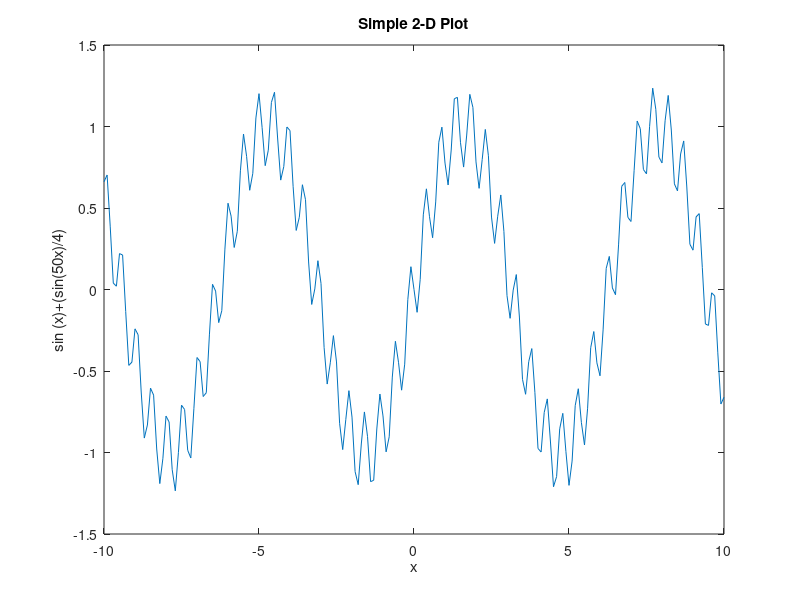

Source code (MATLAB):
x = -10:0.1:10;
plot (x, sin (x)+(sin(50*x)/4));
xlabel ("x");
ylabel ("sin (x)+(sin(50x)/4)");
title ("Simple 2-D Plot");
